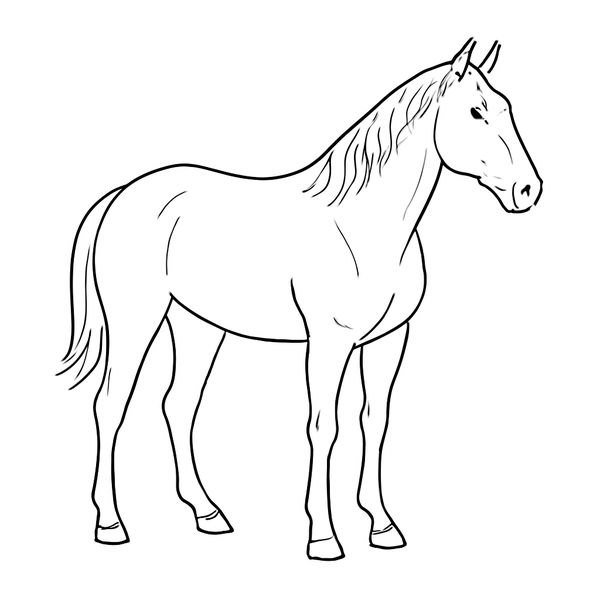
#> input picture Images/GeneratedImages/genImg.jpg, 600 x 600 px
$ python -i openCVImageEditting.py   (imports and definitions only)
#> lines starting #> are read from the running program, lines starting #| are printed output that depends on the picture
#> further down, picture is the input picture: shape (600, 600, 3); min 0, max 255, mean 245.8
import cv2
from PIL import Image
import numpy as np


from Utils.HelperFunctions.helperFunctions import base64_to_mat, pil_to_mat


def scaleImage(image, target_width=200, target_height=200):
#> called with target_width = 500, target_height = 500
    original_height, original_width = image.shape[:2]
#> original_height = 600; original_width = 600

    aspect_ratio = original_width / original_height
#> aspect_ratio = 1

    if original_width > original_height:
        new_width = min(target_width, int(target_height * aspect_ratio))
        new_height = int(new_width / aspect_ratio)
    else:
        new_height = min(target_height, int(target_width / aspect_ratio))
#> new_height = 500
        new_width = int(new_height * aspect_ratio)
#> new_width = 500

    resized_image = cv2.resize(image, (new_width, new_height), interpolation=cv2.INTER_AREA)
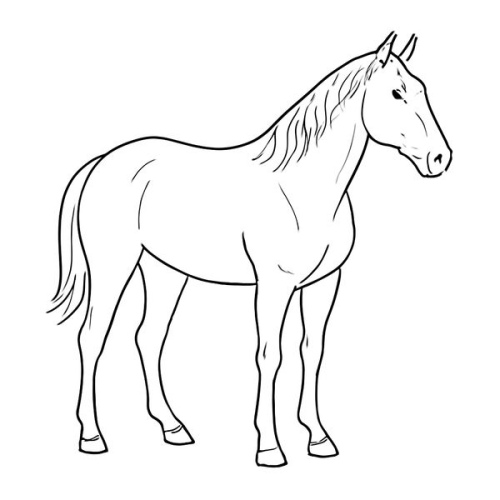
#> resized_image: shape (500, 500, 3); min 0, max 255, mean 245.8

    return resized_image


def toGrayscale(image):
    gray_image = cv2.cvtColor(image, cv2.COLOR_BGR2GRAY)
    return gray_image

def applyGaussianSmoothing(image, sigma=1):
#> called with sigma = 1
    smoothed_image = cv2.GaussianBlur(image, (5, 5), sigma)
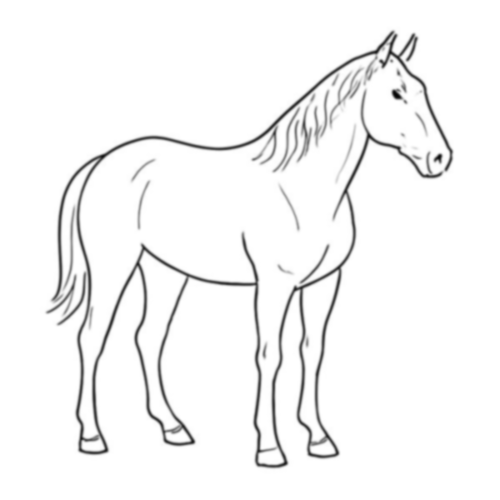
#> smoothed_image: shape (500, 500); min 4, max 255, mean 245.8
    return smoothed_image


def cannyLines(img):
    return cv2.Canny(img, 50, 100)

def flipImage(img):
    return cv2.flip(img, 0)


def imagePreprocessingPipeline(image):
    """
    Accepts either a base64 string or a PIL Image and processes it through
    resizing, grayscale conversion, and smoothing.
    """
    if isinstance(image, str):
        # assume base64
        mat_image = base64_to_mat(image)
    elif isinstance(image, Image.Image):
        # assume PIL Image
        mat_image = pil_to_mat(image)
    elif isinstance(image, np.ndarray):
        # already a mat
        mat_image = image
    else:
        raise TypeError(f"Unsupported input type: {type(image)}")

    scaled_image = scaleImage(mat_image, 500, 500)
    gray_image = toGrayscale(scaled_image)
    smoothed_image = applyGaussianSmoothing(gray_image)
    return smoothed_image


def binarize_drawing(image, threshold=128):
    # Convert to grayscale
    gray = toGrayscale(image)

    # Apply Gaussian blur to smooth noise slightly (optional but recommended)
    blurred = applyGaussianSmoothing(gray)

    # Binarize using thresholding
    _, binarized = cv2.threshold(blurred, threshold, 255, cv2.THRESH_BINARY_INV)
    cv2.imshow("Bin", binarized)
    cv2.waitKey(0)

    return binarized

>>> import cv2
>>> picture = cv2.imread('../../Images/GeneratedImages/genImg.jpg')
>>> result = imagePreprocessingPipeline(picture)

$ run again, on Images/GeneratedImages/edittedImg.png
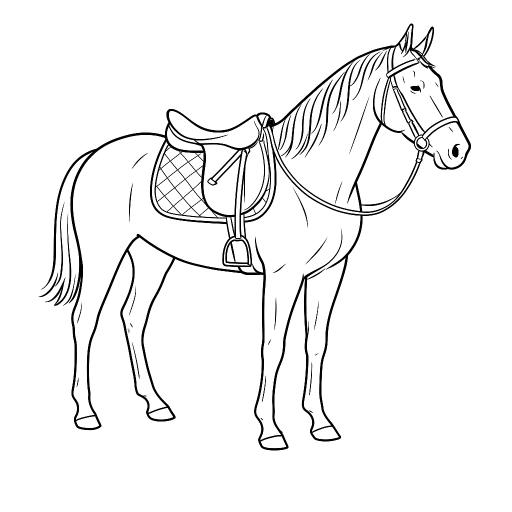
#> input picture Images/GeneratedImages/edittedImg.png, 1024 x 1024 px (shown at 1/2 size)
#> picture is the input picture: shape (1024, 1024, 3); mean B, G, R 242.1, 242.1, 242.1
#> in scaleImage, `resized_image = cv2.resize(image, (new_width, new_height), interpolati..`:
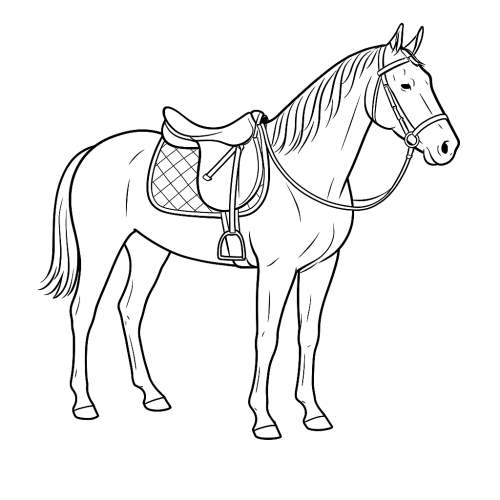
#> resized_image: shape (500, 500, 3); mean B, G, R 242.1, 242.2, 242.1
#> in applyGaussianSmoothing, `smoothed_image = cv2.GaussianBlur(image, (5, 5), sigma)`:
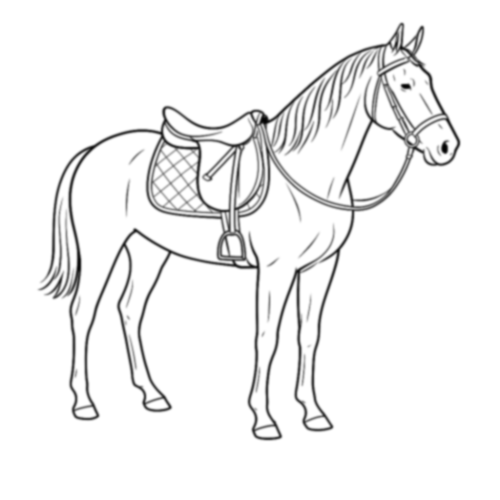
#> smoothed_image: shape (500, 500); min 0, max 255, mean 242.2
